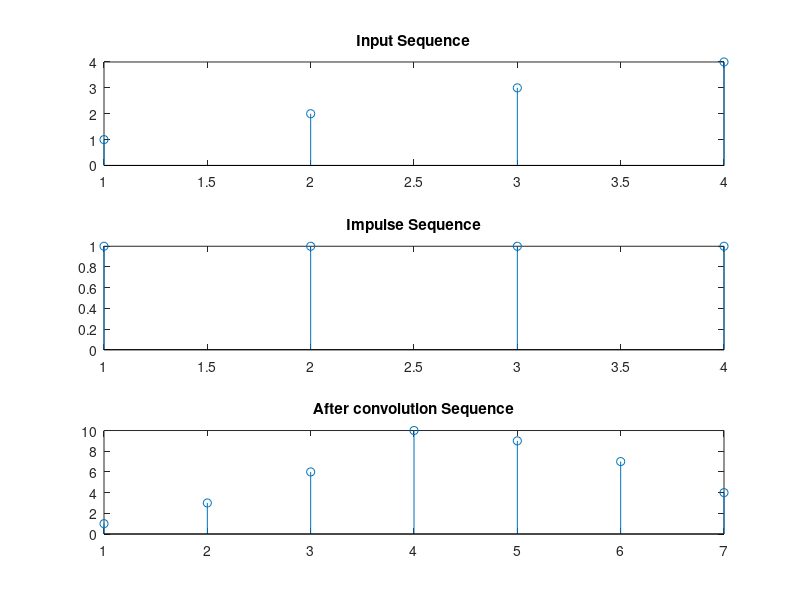

This figure's MATLAB source:
% x = input("Enter the first sequence: ");
% h = input("Enter the second seqence: ");

x = [1 2 3 4]
h = [1 1 1 1]

y = conv(x,h)

subplot(3,1,1)
stem(x);
title("Input Sequence")

subplot(3,1,2)
stem(h);
title("Impulse Sequence")

subplot(3,1,3)
stem(y);
title("After convolution Sequence")
